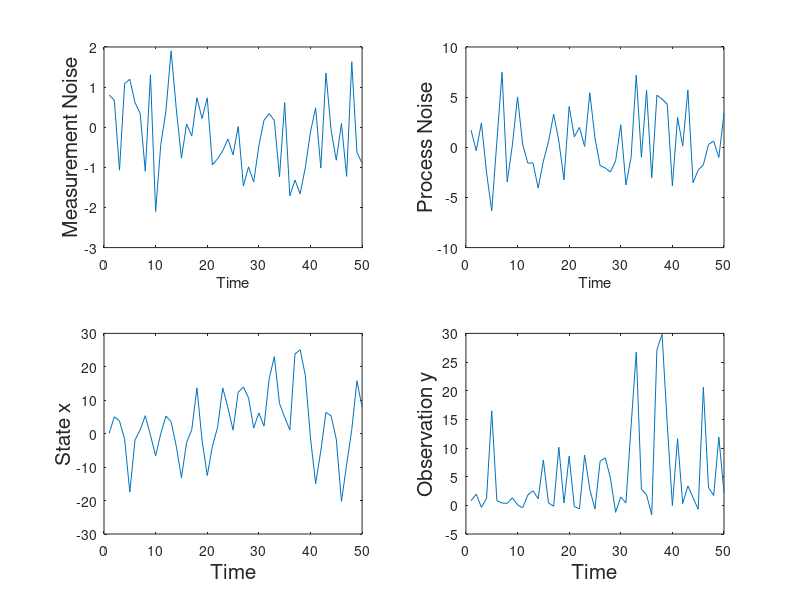

MATLAB code for this plot: (Note: this script raises an error after producing the figure.)
% PURPOSE : To estimate the states of the following nonlinear, 
%           nonstationary state space model:
%           x(t+1) = 0.5x(t) + [25x(t)]/[(1+x(t))^(2)] 
%                    + 8cos(1.2t) + process noise
%           y(t) =  x(t)^(2) / 20  + measurement noise
%           using the sequential importance-samping resampling
%           algorithm.                           
             
% AUTHOR  : Nando de Freitas - Thanks for the acknowledgement :-)
% DATE    : 08-09-98


clear;
echo off;

% INITIALISATION AND PARAMETERS:
% =============================

N = 50;                % Number of time steps.
t = 1:1:N;             % Time.  
x0 = 0.1;              % Initial state.
x = zeros(N,1);        % Hidden states.
y = zeros(N,1);        % Observations.
x(1,1) = x0;           % Initial state. 
R = 1;                 % Measurement noise variance.
Q = 10;                % Process noise variance.      
initVar = 5;           % Initial variance of the states.  
numSamples=500;        % Number of Monte Carlo samples per time step. 


% GENERATE PROCESS AND MEASUREMENT NOISE:
% ======================================

v = randn(N,1);
w = sqrt(10)*randn(N,1);
figure(1)
clf;
subplot(221)
plot(v);
ylabel('Measurement Noise','fontsize',15);
xlabel('Time');
subplot(222)
plot(w);
ylabel('Process Noise','fontsize',15);
xlabel('Time');


% GENERATE STATE AND MEASUREMENTS:
% ===============================

y(1,1) = (x(1,1)^(2))./20 + v(1,1); 
for t=2:N,
  x(t,1) = 0.5*x(t-1,1) + 25*x(t-1,1)/(1+x(t-1,1)^(2)) + 8*cos(1.2*(t-1)) + w(t,1);
  y(t,1) = (x(t,1).^(2))./20 + v(t,1); 
end;

figure(1)
subplot(223)
plot(x)
ylabel('State x','fontsize',15);
xlabel('Time','fontsize',15);
subplot(224)
plot(y)
ylabel('Observation y','fontsize',15);
xlabel('Time','fontsize',15);
fprintf('Press a key to continue')  
pause;
fprintf('\n')
fprintf('Simulation in progress')
fprintf('\n')

% PERFORM SEQUENTIAL MONTE CARLO FILTERING:
% ========================================

[samples,q] = bootstrap(x,y,R,Q,initVar,numSamples);

% COMPUTE CENTROID, MAP AND VARIANCE ESTIMATES:
% ============================================

% Posterior mean estimate
prediction = mean(samples);

% Posterior peak estimate
bins = 20;
xmap=zeros(N,1);
for t=1:N
  [p,pos]=hist(samples(:,t,1),bins);
  map=find(p==max(p));
  xmap(t,1)=pos(map(1));
end;

% Posterior standard deviation estimate
xstd=std(samples);

% PLOT RESULTS:
% ============

figure(1)
clf;
subplot(221)
plot(1:length(x),x,'g-*',1:length(x),prediction,'r-+',1:length(x),xmap,'m-*')
legend('True value','Posterior mean estimate','MAP estimate');
ylabel('State estimate','fontsize',15)
xlabel('Time','fontsize',15)
subplot(222)
plot(prediction,x,'+')
ylabel('True state','fontsize',15)
xlabel('Posterior mean estimate','fontsize',15)
hold on
c=-25:1:25;
plot(c,c,'r');
axis([-25 25 -25 25]);
hold off
subplot(223)
plot(xmap,x,'+')
ylabel('True state','fontsize',15)
xlabel('MAP estimate','fontsize',15)
hold on
c=-25:1:25;
plot(c,c,'r');
axis([-25 25 -25 25]);
hold off
% Plot histogram:
[rows,c]=size(q);
domain = zeros(rows,1);
range = zeros(rows,1);
parameter = 1;
bins = 10;
support=[-20:1:20];
figure(1)
subplot(224)
hold on
ylabel('Time','fontsize',15)
xlabel('Sample space','fontsize',15)
zlabel('Posterior density','fontsize',15)
v=[0 1];
caxis(v);
for t=1:2:N,
  [range,domain]=hist(samples(:,t,parameter),support);
  waterfall((domain),t,range)
end;
















